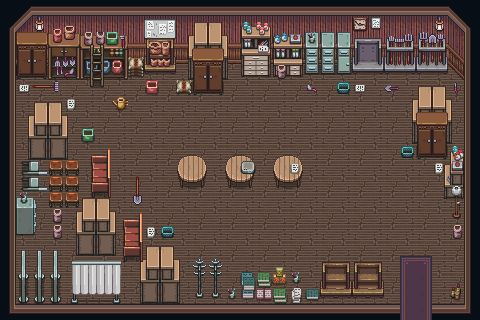

A level layout from a 2D game, rendered from its tile map. Below: a short description, then the map file with tile-grid data replaced by summaries:
An orthogonal 30x20 tile map with 16x16 px tiles, 4 tile layers (Floor, Tile2, Tile3, Tile4), 2 tilesets and 29 objects.

<map version="1.10" tiledversion="1.11.0" orientation="orthogonal" renderorder="right-down" width="30" height="20" tilewidth="16" tileheight="16" infinite="0" nextlayerid="6" nextobjectid="33">
 <tileset firstgid="1" source="../Home1/Home.tsx" />
 <tileset firstgid="4454" source="../Home1/Home2.tsx" />
 <layer id="1" name="Floor" width="30" height="20">
  <data>[600 cells, 600 non-empty, 28 distinct tile ids]</data>
 </layer>
 <layer id="2" name="Tile2" width="30" height="20">
  <data>[600 cells, 199 non-empty, 118 distinct tile ids]</data>
 </layer>
 <layer id="3" name="Tile3" width="30" height="20">
  <data>[600 cells, 124 non-empty, 67 distinct tile ids]</data>
 </layer>
 <layer id="4" name="Tile4" width="30" height="20">
  <data>[600 cells, 5 non-empty, 3 distinct tile ids]</data>
 </layer>
 <objectgroup id="5" name="Collision">
  <object id="1" x="320.333" y="263.333" width="63.3333" height="31.3333" />
  <object id="2" x="196.333" y="261" width="23.3333" height="37" />
  <object id="3" x="141" y="246.333" width="38.3333" height="57" />
  <object id="4" x="71.3333" y="262.667" width="49" height="40.6667" />
  <object id="5" x="124" y="213.333" width="18.6667" height="47" />
  <object id="6" x="76" y="198.333" width="39" height="56.6667" />
  <object id="7" x="91.6667" y="150" width="18.3333" height="48" />
  <object id="8" x="177.333" y="153" width="29.3333" height="35.6667" />
  <object id="11" x="224.667" y="153" width="30" height="36.6667" />
  <object id="12" x="272.333" y="152.667" width="30" height="38" />
  <object id="13" x="445.333" y="149" width="18" height="49.6667" />
  <object id="14" x="451.333" y="186" width="10.3333" height="31.6667" />
  <object id="15" x="417" y="112" width="30" height="46" />
  <object id="16" x="411" y="86" width="40" height="56" />
  <object id="17" x="304.667" y="33" width="142.667" height="39" />
  <object id="18" x="273.333" y="33.3333" width="27.6667" height="43.3333" />
  <object id="19" x="242" y="22" width="28.3333" height="55" />
  <object id="20" x="193.667" y="48.3333" width="29.6667" height="46" />
  <object id="21" x="188.333" y="23.3333" width="39.6667" height="54.6667" />
  <object id="22" x="176" y="79" width="15" height="13.6667" />
  <object id="23" x="128.667" y="58" width="15" height="18" />
  <object id="24" x="146" y="37" width="29" height="36" />
  <object id="26" x="16" y="31" width="111.333" height="47" />
  <object id="27" x="28" y="104" width="39.3333" height="55.3333" />
  <object id="28" x="20.6667" y="162" width="27" height="31.6667" />
  <object id="29" x="48" y="160" width="30.3333" height="46.6667" />
  <object id="30" x="16.3333" y="198" width="18.6667" height="35" />
  <object id="31" x="18" y="250.333" width="42.3333" height="52.6667" />
  <object id="32" x="431.818" y="319.636">
   <polygon points="0,0 -31.8182,0.545455 -32,-15.2727 -416.364,-14.5455 -416.182,-255.273 15.6364,-256.545 32.1818,-239.636 32.7273,-15.2727 0,-15.4545 0.181818,-2 48,0 48.1818,-319.273 -431.273,-319.273 -431.636,0.363636" />
  </object>
 </objectgroup>
</map>
